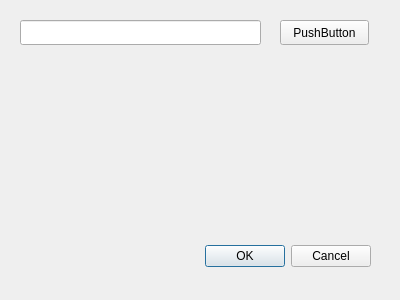
<?xml version="1.0" encoding="UTF-8"?>
<ui version="4.0">
 <class>Dialog</class>
 <widget class="QDialog" name="Dialog">
  <property name="geometry">
   <rect>
    <x>0</x>
    <y>0</y>
    <width>400</width>
    <height>300</height>
   </rect>
  </property>
  <property name="windowTitle">
   <string>Dialog</string>
  </property>
  <widget class="QDialogButtonBox" name="buttonBox">
   <property name="geometry">
    <rect>
     <x>30</x>
     <y>240</y>
     <width>341</width>
     <height>32</height>
    </rect>
   </property>
   <property name="orientation">
    <enum>Qt::Horizontal</enum>
   </property>
   <property name="standardButtons">
    <set>QDialogButtonBox::Cancel|QDialogButtonBox::Ok</set>
   </property>
  </widget>
  <widget class="QLineEdit" name="lineEdit">
   <property name="geometry">
    <rect>
     <x>20</x>
     <y>20</y>
     <width>241</width>
     <height>25</height>
    </rect>
   </property>
  </widget>
  <widget class="QPushButton" name="pushButton">
   <property name="geometry">
    <rect>
     <x>280</x>
     <y>20</y>
     <width>89</width>
     <height>25</height>
    </rect>
   </property>
   <property name="text">
    <string>PushButton</string>
   </property>
  </widget>
 </widget>
 <resources/>
 <connections>
  <connection>
   <sender>buttonBox</sender>
   <signal>accepted()</signal>
   <receiver>Dialog</receiver>
   <slot>accept()</slot>
   <hints>
    <hint type="sourcelabel">
     <x>248</x>
     <y>254</y>
    </hint>
    <hint type="destinationlabel">
     <x>157</x>
     <y>274</y>
    </hint>
   </hints>
  </connection>
  <connection>
   <sender>buttonBox</sender>
   <signal>rejected()</signal>
   <receiver>Dialog</receiver>
   <slot>reject()</slot>
   <hints>
    <hint type="sourcelabel">
     <x>316</x>
     <y>260</y>
    </hint>
    <hint type="destinationlabel">
     <x>286</x>
     <y>274</y>
    </hint>
   </hints>
  </connection>
 </connections>
</ui>
